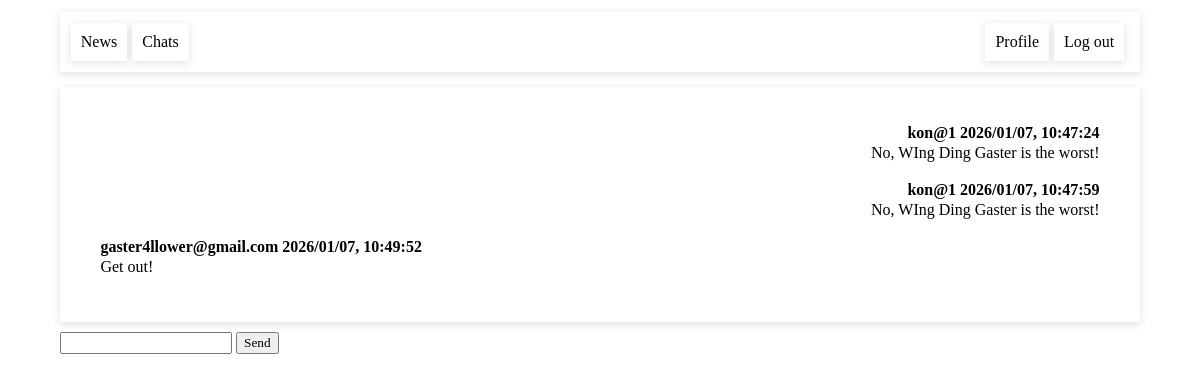
The page /chatlist/1 (signed in) on the database its author committed.
### tables this page shows
CREATE TABLE message (
    id INTEGER PRIMARY KEY,
    text TEXT NOT NULL,
    datetime DATETIME NOT NULL,
    chat_id INTEGER NOT NULL,
    sender_id INTEGER NOT NULL,
    FOREIGN KEY (chat_id) REFERENCES chat(id),
    FOREIGN KEY (sender_id) REFERENCES client(id)
);

CREATE TABLE client (
    id INTEGER PRIMARY KEY,
    email TEXT NOT NULL,
    password TEXT NOT NULL
, about, username);

### main.py (the view)
@app.route('/chatlist/<chat_id>')
@login_required
def chat(chat_id):
    messages = getMessagesByChatId(int(chat_id))
    for i in range(len(messages)):
        messages[i].update({"sender_email": getUserById(messages[i]["sender_id"])["email"]})
    return render_template("chat.html", messages=messages, chat_id=chat_id)

### db/clients.py (called while the page is built)
def getUserById(id):
    connection = get_connection()
    query = "SELECT * FROM client WHERE id = (?)"
    args = (id,)
    cur = connection.execute(query, args)
    res = cur.fetchone()
    cur.close()
    return res

### db/config.py (called while the page is built)
def get_connection():
    connection = sqlite3.connect(DATABASE)
    connection.row_factory = dict_factory
    return connection

def dict_factory(cursor, row):
    d = {}
    for idx, col in enumerate(cursor.description):
        d[col[0]] = row[idx]
    return d

### db/messages.py (called while the page is built)
def getMessagesByChatId(id):
    connection = get_connection()
    connection.execute("""
CREATE TABLE IF NOT EXISTS message (
    id INTEGER PRIMARY KEY,
    text TEXT NOT NULL,
    datetime DATETIME NOT NULL,
    chat_id INTEGER NOT NULL,
    sender_id INTEGER NOT NULL,
    FOREIGN KEY (chat_id) REFERENCES chat(id),
    FOREIGN KEY (sender_id) REFERENCES client(id)
)
    """)
    query = """SELECT * FROM message WHERE chat_id = ?"""
    args = [id]
    cur = connection.execute(query, args)
    res = cur.fetchall()
    cur.close()
    connection.close()
    return res

### main.py (called while the page is built)
def login_required(f):
    @wraps(f)
    def check_permissions(*args, **kwargs):
        client_id = session.get("id")
        if client_id is None:
            return redirect(url_for('sign_in'))
        return f(*args, **kwargs)
    return check_permissions

### templates/chat.html (shortened to what this page needs)
<!DOCTYPE html>
<html>
<head>
  <link href="{{ url_for('static', filename="styles/global.css") }}" rel="stylesheet" type="text/css" />
  <link href="{{ url_for('static', filename="styles/chat.css") }}" rel="stylesheet" type="text/css" />
</head>
<body>
  <div class="main">
      <div class="navigation ">
          <div class="navigation-side">
              {% if session["id"] %}
              <div class="navigation-item">
                  <a href="{{url_for('feed')}}">News</a>
              </div>
              <div class="navigation-item">
                  <a href="{{url_for('chat_list')}}">Chats</a>
              </div>
              {% endif %}
          </div>
          <div class="navigation-side">
              {% if session["id"] %}
              <div class="navigation-item">
                   <a href="{{url_for('profile', client_id = session['id'])}}">Profile</a>
              </div>
              {% else %}
              <div class="navigation-item">
                  <a href="{{url_for('sign_in')}}">Log in</a>
              </div>
              {% endif %}
              {% if session["id"] %}
              <div class="navigation-item">
                  <a href="{{url_for('log_out')}}">Log out</a>
              </div>
              {% endif %}
          </div>
      </div>
      {% if messages|length == 0 %}
    <div class="box">No messages yet...</div>
    {% else %}
    <div class="box" id="messages-holder">
        {% for message in messages %}
        <div>
              {% if message.sender_id != session['id'] %}
              <div class="message left">
                  <div class="message-header">
                      <span class="message-author">{{message.sender_email}}</span>
                      <span class="message-datetime">{{message.datetime}}</span>
                  </div>
                  <div class="message-text">{{message.text}}</div>
              </div>
              {% else %}
              <div class="message right">
                  <div class="message-header">
                      <span class="message-author">{{message.sender_email}}</span>
                      <span class="message-datetime">{{message.datetime}}</span>
                  </div>
                  <div class="message-text">{{message.text}}</div>
              </div>
              {% endif %}
        </div>
        {% endfor %}
    </div>
    {% endif %}
    <input type="text" id="text" autocomplete="off">
    <button onclick="sendMessage()">Send</button>
  </div>
</body>
</html>

### static/styles/global.css (style rules this page uses)
* { font-family: 'Ariel', cursive; margin: 0px; }
a { text-decoration: none; color: black; }
.box { padding: 3%; box-shadow: rgba(99, 99, 99, 0.2) 0px 2px 8px 0px; margin-bottom: 10px; }
.navigation { padding: 1%; box-shadow: rgba(99, 99, 99, 0.2) 0px 2px 8px 0px; margin-bottom: 15px; display: flex; justify-content: space-between; }
.navigation-side { display: flex; justify-content: space-between; }
.navigation-item { text-decoration: none; box-shadow: rgba(99, 99, 99, 0.2) 0px 2px 8px 0px; padding: 10px; color: black; margin-right: 5px; }
.main { margin: 1%; margin-left: 5%; margin-right: 5%; }

### static/styles/chat.css (style rules this page uses)
.message { margin-left: 3px; margin-right: 3px; margin-bottom: 9px; padding: 5px; }
.left { text-align: start; }
.right { text-align: end; }
.message-header { font-weight: bold; margin-bottom: 2px; }
#messages-holder { display: block; max-height: 60vh; overflow: scroll; overflow-x: hidden; }

### rows shown on the page
message: sender_email "kon@1", datetime "2026/01/07, 10:47:24", text "No, WIng Ding Gaster is the worst!"
message: sender_email "kon@1", datetime "2026/01/07, 10:47:59", text "No, WIng Ding Gaster is the worst!"
message: sender_email "gaster4llower@gmail.com", datetime "2026/01/07, 10:49:52", text "Get out!"
